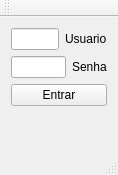
<?xml version="1.0" encoding="UTF-8"?>
<ui version="4.0">
 <class>MainWindow</class>
 <widget class="QMainWindow" name="MainWindow">
  <property name="geometry">
   <rect>
    <x>0</x>
    <y>0</y>
    <width>118</width>
    <height>175</height>
   </rect>
  </property>
  <property name="windowTitle">
   <string>MainWindow</string>
  </property>
  <widget class="QWidget" name="centralWidget">
   <property name="minimumSize">
    <size>
     <width>118</width>
     <height>122</height>
    </size>
   </property>
   <property name="maximumSize">
    <size>
     <width>118</width>
     <height>122</height>
    </size>
   </property>
   <layout class="QVBoxLayout" name="verticalLayout_4">
    <item>
     <layout class="QVBoxLayout" name="verticalLayout_3">
      <item>
       <layout class="QVBoxLayout" name="verticalLayout_2">
        <item>
         <layout class="QVBoxLayout" name="verticalLayout">
          <item>
           <layout class="QHBoxLayout" name="horizontalLayout">
            <item>
             <widget class="QLineEdit" name="usuarioTXT"/>
            </item>
            <item>
             <widget class="QLabel" name="label">
              <property name="text">
               <string>Usuario</string>
              </property>
             </widget>
            </item>
           </layout>
          </item>
          <item>
           <layout class="QHBoxLayout" name="horizontalLayout_2">
            <item>
             <widget class="QLineEdit" name="senhaTXT">
              <property name="echoMode">
               <enum>QLineEdit::Password</enum>
              </property>
             </widget>
            </item>
            <item>
             <widget class="QLabel" name="label_2">
              <property name="text">
               <string>Senha</string>
              </property>
             </widget>
            </item>
           </layout>
          </item>
         </layout>
        </item>
        <item>
         <widget class="QPushButton" name="pushButton">
          <property name="text">
           <string>Entrar</string>
          </property>
         </widget>
        </item>
       </layout>
      </item>
      <item>
       <widget class="QLabel" name="span">
        <property name="text">
         <string/>
        </property>
       </widget>
      </item>
     </layout>
    </item>
   </layout>
  </widget>
  <widget class="QMenuBar" name="menuBar">
   <property name="geometry">
    <rect>
     <x>0</x>
     <y>0</y>
     <width>118</width>
     <height>21</height>
    </rect>
   </property>
  </widget>
  <widget class="QToolBar" name="mainToolBar">
   <attribute name="toolBarArea">
    <enum>TopToolBarArea</enum>
   </attribute>
   <attribute name="toolBarBreak">
    <bool>false</bool>
   </attribute>
  </widget>
  <widget class="QStatusBar" name="statusBar"/>
 </widget>
 <layoutdefault spacing="6" margin="11"/>
 <resources/>
 <connections/>
</ui>
